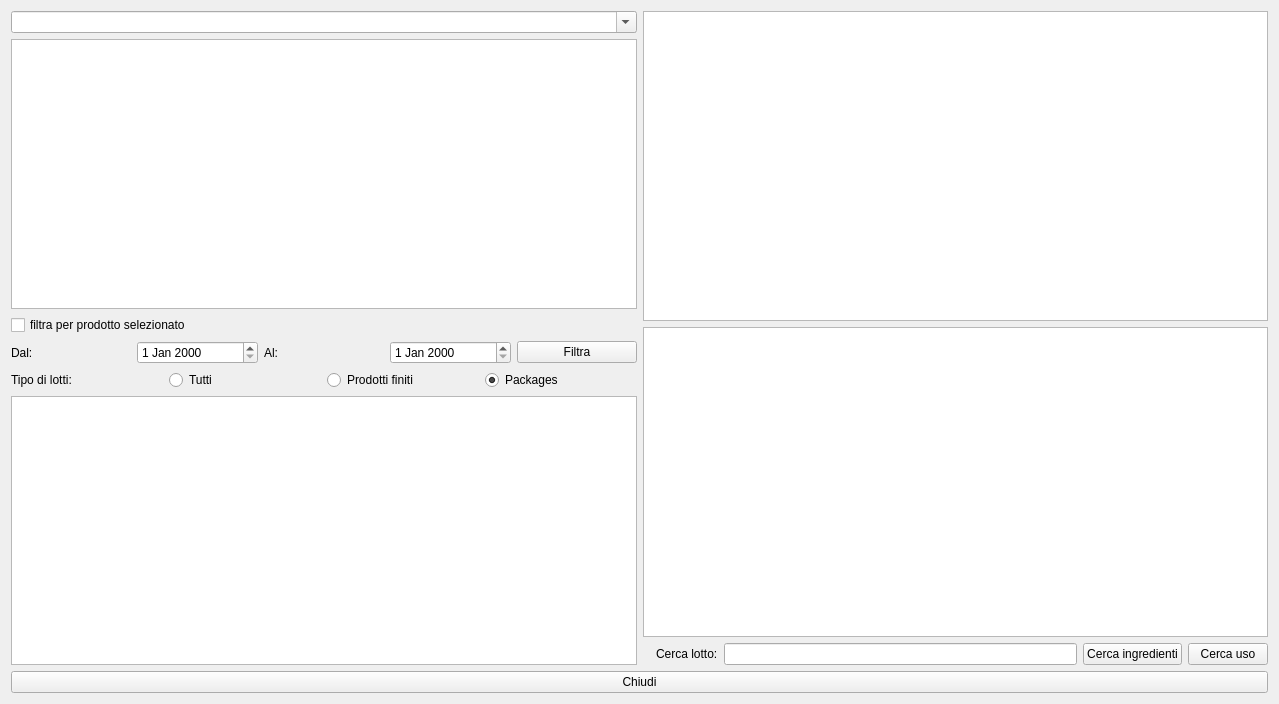
<?xml version="1.0" encoding="UTF-8"?>
<ui version="4.0">
 <class>HAnalisi</class>
 <widget class="QWidget" name="HAnalisi">
  <property name="windowModality">
   <enum>Qt::ApplicationModal</enum>
  </property>
  <property name="geometry">
   <rect>
    <x>0</x>
    <y>0</y>
    <width>1279</width>
    <height>704</height>
   </rect>
  </property>
  <property name="contextMenuPolicy">
   <enum>Qt::CustomContextMenu</enum>
  </property>
  <property name="windowTitle">
   <string>Analisi</string>
  </property>
  <property name="windowIcon">
   <iconset resource="resources.qrc">
    <normaloff>:/Resources/Chart.PNG</normaloff>:/Resources/Chart.PNG</iconset>
  </property>
  <layout class="QVBoxLayout" name="verticalLayout_4">
   <item>
    <layout class="QVBoxLayout" name="verticalLayout_3">
     <item>
      <layout class="QHBoxLayout" name="horizontalLayout_5">
       <item>
        <layout class="QVBoxLayout" name="verticalLayout_2">
         <item>
          <widget class="QComboBox" name="cbClienti">
           <property name="editable">
            <bool>true</bool>
           </property>
           <property name="currentIndex">
            <number>-1</number>
           </property>
          </widget>
         </item>
         <item>
          <widget class="QTableView" name="tvYearlyProduction">
           <property name="contextMenuPolicy">
            <enum>Qt::ActionsContextMenu</enum>
           </property>
           <property name="alternatingRowColors">
            <bool>true</bool>
           </property>
           <property name="selectionMode">
            <enum>QAbstractItemView::SingleSelection</enum>
           </property>
           <property name="selectionBehavior">
            <enum>QAbstractItemView::SelectRows</enum>
           </property>
          </widget>
         </item>
         <item>
          <widget class="QCheckBox" name="checkBox">
           <property name="text">
            <string>filtra per prodotto selezionato</string>
           </property>
          </widget>
         </item>
         <item>
          <layout class="QHBoxLayout" name="horizontalLayout">
           <item>
            <widget class="QLabel" name="label_2">
             <property name="text">
              <string>Dal:</string>
             </property>
            </widget>
           </item>
           <item>
            <widget class="QDateEdit" name="deFrom"/>
           </item>
           <item>
            <widget class="QLabel" name="label">
             <property name="text">
              <string>Al:</string>
             </property>
            </widget>
           </item>
           <item>
            <widget class="QDateEdit" name="deTo"/>
           </item>
           <item>
            <widget class="QPushButton" name="pushButton">
             <property name="text">
              <string>Filtra</string>
             </property>
             <property name="icon">
              <iconset resource="resources.qrc">
               <normaloff>:/Resources/Search.PNG</normaloff>:/Resources/Search.PNG</iconset>
             </property>
            </widget>
           </item>
          </layout>
         </item>
         <item>
          <layout class="QHBoxLayout" name="horizontalLayout_2">
           <item>
            <widget class="QLabel" name="label_4">
             <property name="text">
              <string>Tipo di lotti:</string>
             </property>
            </widget>
           </item>
           <item>
            <widget class="QRadioButton" name="rbAll">
             <property name="text">
              <string>Tutti</string>
             </property>
             <property name="checked">
              <bool>false</bool>
             </property>
            </widget>
           </item>
           <item>
            <widget class="QRadioButton" name="rbProdottifiniti">
             <property name="text">
              <string>Prodotti finiti</string>
             </property>
             <property name="checked">
              <bool>false</bool>
             </property>
            </widget>
           </item>
           <item>
            <widget class="QRadioButton" name="rbPackages">
             <property name="text">
              <string>Packages</string>
             </property>
             <property name="checked">
              <bool>true</bool>
             </property>
            </widget>
           </item>
          </layout>
         </item>
         <item>
          <widget class="QTableView" name="tvLots">
           <property name="contextMenuPolicy">
            <enum>Qt::CustomContextMenu</enum>
           </property>
           <property name="alternatingRowColors">
            <bool>true</bool>
           </property>
           <property name="selectionMode">
            <enum>QAbstractItemView::SingleSelection</enum>
           </property>
           <property name="selectionBehavior">
            <enum>QAbstractItemView::SelectRows</enum>
           </property>
           <attribute name="verticalHeaderVisible">
            <bool>false</bool>
           </attribute>
           <attribute name="verticalHeaderHighlightSections">
            <bool>false</bool>
           </attribute>
          </widget>
         </item>
        </layout>
       </item>
       <item>
        <layout class="QVBoxLayout" name="verticalLayout">
         <item>
          <widget class="QTableView" name="tvComp">
           <property name="contextMenuPolicy">
            <enum>Qt::CustomContextMenu</enum>
           </property>
           <property name="alternatingRowColors">
            <bool>true</bool>
           </property>
           <property name="selectionMode">
            <enum>QAbstractItemView::SingleSelection</enum>
           </property>
           <property name="selectionBehavior">
            <enum>QAbstractItemView::SelectRows</enum>
           </property>
           <attribute name="verticalHeaderVisible">
            <bool>false</bool>
           </attribute>
          </widget>
         </item>
         <item>
          <widget class="QTableView" name="tvNarrow">
           <property name="contextMenuPolicy">
            <enum>Qt::ActionsContextMenu</enum>
           </property>
           <property name="alternatingRowColors">
            <bool>true</bool>
           </property>
           <property name="selectionMode">
            <enum>QAbstractItemView::SingleSelection</enum>
           </property>
           <property name="selectionBehavior">
            <enum>QAbstractItemView::SelectRows</enum>
           </property>
           <property name="sortingEnabled">
            <bool>true</bool>
           </property>
           <property name="cornerButtonEnabled">
            <bool>false</bool>
           </property>
           <attribute name="verticalHeaderVisible">
            <bool>false</bool>
           </attribute>
          </widget>
         </item>
         <item>
          <layout class="QHBoxLayout" name="horizontalLayout_4">
           <item>
            <widget class="QLabel" name="label_6">
             <property name="text">
              <string/>
             </property>
             <property name="pixmap">
              <pixmap resource="resources.qrc">:/Resources/Search.PNG</pixmap>
             </property>
             <property name="scaledContents">
              <bool>true</bool>
             </property>
            </widget>
           </item>
           <item>
            <widget class="QLabel" name="label_5">
             <property name="text">
              <string>Cerca lotto:</string>
             </property>
            </widget>
           </item>
           <item>
            <widget class="QLineEdit" name="leLot">
             <property name="clearButtonEnabled">
              <bool>true</bool>
             </property>
            </widget>
           </item>
           <item>
            <widget class="QPushButton" name="pushButton_4">
             <property name="text">
              <string>Cerca ingredienti</string>
             </property>
            </widget>
           </item>
           <item>
            <widget class="QPushButton" name="pushButton_5">
             <property name="text">
              <string>Cerca uso</string>
             </property>
            </widget>
           </item>
          </layout>
         </item>
        </layout>
       </item>
      </layout>
     </item>
     <item>
      <layout class="QHBoxLayout" name="horizontalLayout_3">
       <item>
        <widget class="QPushButton" name="pushButton_3">
         <property name="text">
          <string>Chiudi</string>
         </property>
         <property name="icon">
          <iconset resource="resources.qrc">
           <normaloff>:/Resources/Actions-window-close-icon.png</normaloff>:/Resources/Actions-window-close-icon.png</iconset>
         </property>
        </widget>
       </item>
      </layout>
     </item>
    </layout>
   </item>
  </layout>
 </widget>
 <resources>
  <include location="resources.qrc"/>
 </resources>
 <connections>
  <connection>
   <sender>tvLots</sender>
   <signal>customContextMenuRequested(QPoint)</signal>
   <receiver>HAnalisi</receiver>
   <slot>doMenu()</slot>
   <hints>
    <hint type="sourcelabel">
     <x>279</x>
     <y>496</y>
    </hint>
    <hint type="destinationlabel">
     <x>3</x>
     <y>392</y>
    </hint>
   </hints>
  </connection>
 </connections>
 <slots>
  <slot>doMenu()</slot>
 </slots>
</ui>
